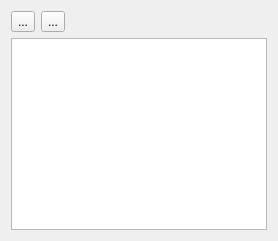
                <widget class="QWidget" name="tabKeywords_4">
                 <attribute name="title">
                  <string>Keywords</string>
                 </attribute>
                 <layout class="QVBoxLayout" name="verticalLayout_41">
                  <item>
                   <layout class="QHBoxLayout" name="horizontalLayout_40">
                    <item>
                     <widget class="QToolButton" name="toolButtonAddWord_17">
                      <property name="text">
                       <string>...</string>
                      </property>
                      <property name="icon">
                       <iconset resource="ui/kevora.qrc">
                        <normaloff>:/png/png_record/tab_all_left.png</normaloff>:/png/png_record/tab_all_left.png</iconset>
                      </property>
                     </widget>
                    </item>
                    <item>
                     <widget class="QToolButton" name="toolButtonRemoveWord_17">
                      <property name="text">
                       <string>...</string>
                      </property>
                      <property name="icon">
                       <iconset resource="ui/kevora.qrc">
                        <normaloff>:/png/png_record/tab_left.png</normaloff>:/png/png_record/tab_left.png</iconset>
                      </property>
                     </widget>
                    </item>
                    <item>
                     <spacer name="horizontalSpacer_30">
                      <property name="orientation">
                       <enum>Qt::Horizontal</enum>
                      </property>
                      <property name="sizeHint" stdset="0">
                       <size>
                        <width>40</width>
                        <height>20</height>
                       </size>
                      </property>
                     </spacer>
                    </item>
                   </layout>
                  </item>
                  <item>
                   <widget class="QListWidget" name="listWidget_17"/>
                  </item>
                 </layout>
                </widget>
